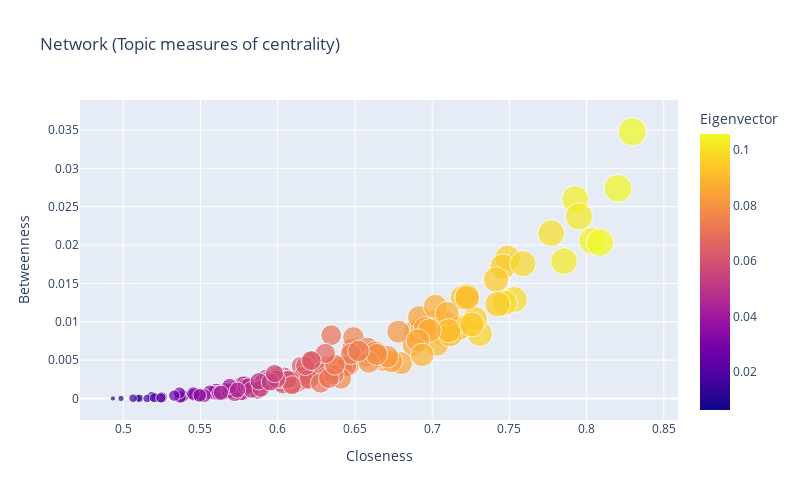

The cell this chart's notebook holds for it:
### Code cell
fig = px.scatter(df, x="Closeness", y="Betweenness", size="Degree", color="Eigenvector", 
                    hover_name="Topic", width=800, height=500, title="Network (Topic measures of centrality)")
fig.show()

### Figure 1 — Plotly figure (JSON) as saved in the notebook; plotly's stock layout.template omitted (floating-point values rounded to 4 significant figures; data arrays with more than 128 entries replaced by an {"elided": "..."} marker saying what was removed)
{"data": [{"hovertemplate": "<b>%{hovertext}</b><br><br>Closeness=%{x}<br>Betweenness=%{y}<br>Degree=%{marker.size}<br>Eigenvector=%{marker.color}<extra></extra>", "hovertext": {"elided": "151 str values"}, "legendgroup": "", "marker": {"color": {"elided": "151 float values"}, "coloraxis": "coloraxis", "size": {"elided": "151 int values"}, "sizemode": "area", "sizeref": 1.025, "symbol": "circle"}, "mode": "markers", "name": "", "orientation": "v", "showlegend": false, "type": "scatter", "x": {"elided": "151 float values"}, "xaxis": "x", "y": {"elided": "151 float values"}, "yaxis": "y"}], "layout": {"coloraxis": {"colorbar": {"title": {"text": "Eigenvector"}}, "colorscale": [[0, "#0d0887"], [0.1111, "#46039f"], [0.2222, "#7201a8"], [0.3333, "#9c179e"], [0.4444, "#bd3786"], [0.5556, "#d8576b"], [0.6667, "#ed7953"], [0.7778, "#fb9f3a"], [0.8889, "#fdca26"], [1, "#f0f921"]]}, "height": 500, "legend": {"itemsizing": "constant", "tracegroupgap": 0}, "title": {"text": "Network (Topic measures of centrality)"}, "width": 800, "xaxis": {"anchor": "y", "autorange": true, "domain": [0, 1], "range": [0.472, 0.8593], "title": {"text": "Closeness"}, "type": "linear"}, "yaxis": {"anchor": "x", "autorange": true, "domain": [0, 1], "range": [-0.002809, 0.03891], "title": {"text": "Betweenness"}, "type": "linear"}}}
